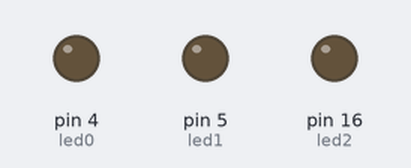
A sketch run on a simulated Arduino Uno, built with avr-gcc and run on an emulated ATmega328P. Shown: output pins drawn as LEDs (lit = HIGH).

Above: at 1.0 s.
At 5.0 s:
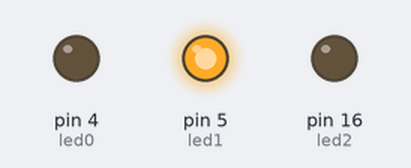
At 7.0 s:
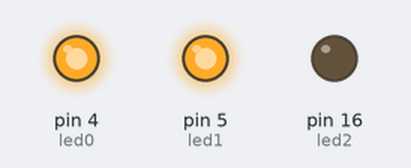
At 9.0 s:
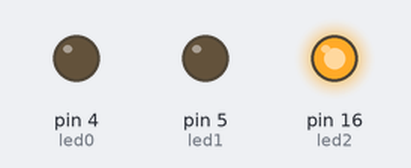
At 13.0 s:
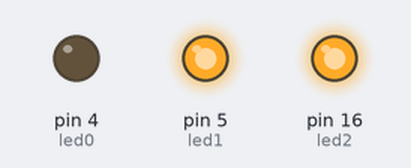
At 19.0 s:
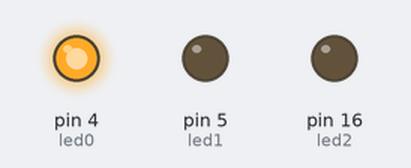
Timing chart, 0 to 20.8 s (numbered marks = the images above):
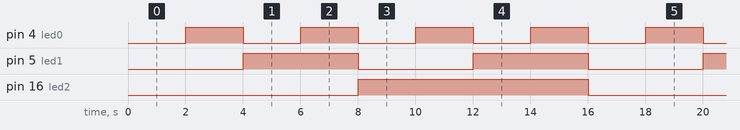

The sketch:

02.BinaryCounter.ino
```cpp
int led2 = 16;
int led1 = 5;
int led0 = 4;

void setup() {
  pinMode(led0, OUTPUT);
  pinMode(led1, OUTPUT);
  pinMode(led2, OUTPUT);
}

void loop() {
  reset();
  for(int i = 0; i < 8; ++i){
    if(((i >> 2) % 2) == 1){
      digitalWrite(led2,HIGH);
    }
    else{
      digitalWrite(led2,LOW);
    }
    if(((i >> 1) % 2) == 1){
      digitalWrite(led1,HIGH);
    }
    else{
      digitalWrite(led1,LOW);
    }
    if(((i >> 0) % 2) == 1){
      digitalWrite(led0,HIGH);
    }
    else{
      digitalWrite(led0,LOW);
    }
    delay(2000);
  }
}


void reset(){
  digitalWrite(led2,LOW);
  digitalWrite(led1,LOW);
  digitalWrite(led0,LOW);
}
```

Measured:
- by itself, pin 4 (led0): alternates HIGH for 2.0 s and LOW for 2.0 s
- by itself, pin 5 (led1): alternates HIGH for 4.0 s and LOW for 4.0 s
- by itself, pin 16 (led2): alternates HIGH for 8.0 s and LOW for 8.0 s
